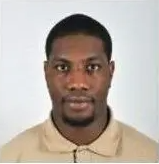
#> input picture one-verify-tool/assets/photos/sample_photo.png, 159 x 164 px
$ python -i image_effects.py   (imports and definitions only)
#> lines starting #> are read from the running program, lines starting #| are printed output that depends on the picture
"""Image Effects for Realistic Screenshot Simulation

Adds subtle visual noise and randomization to make generated screenshots
look more authentic and less artificially perfect.
"""

import random
from io import BytesIO
from typing import Tuple, Optional

try:
    from PIL import Image, ImageFilter, ImageEnhance, ImageDraw
    PIL_AVAILABLE = True
except ImportError:
    PIL_AVAILABLE = False


def add_screenshot_noise(image_bytes: bytes, intensity: float = 0.01) -> bytes:
    """
    Add subtle noise to simulate real screenshot artifacts

    Args:
        image_bytes: Original PNG image bytes
        intensity: Noise intensity (0.005 - 0.02 recommended, default 0.01)

    Returns:
        Modified image bytes with noise
    """
    if not PIL_AVAILABLE:
        return image_bytes

    try:
        # Load image
        img = Image.open(BytesIO(image_bytes))

        # Convert to RGB if necessary
        if img.mode != 'RGB':
            img = img.convert('RGB')

        # Add subtle Gaussian noise
        pixels = img.load()
        width, height = img.size

        # Only add noise to a random subset of pixels (more efficient and realistic)
        noise_ratio = intensity * 100  # Convert to percentage

        for _ in range(int(width * height * noise_ratio)):
            x = random.randint(0, width - 1)
            y = random.randint(0, height - 1)

            r, g, b = pixels[x, y]

            # Add small random variation
            noise_r = random.randint(-10, 10)
            noise_g = random.randint(-10, 10)
            noise_b = random.randint(-10, 10)

            pixels[x, y] = (
                max(0, min(255, r + noise_r)),
                max(0, min(255, g + noise_g)),
                max(0, min(255, b + noise_b))
            )

        # Save with slight JPEG compression artifacts
        output = BytesIO()
        quality = random.randint(88, 95)  # Slight compression
        img.save(output, 'PNG', quality=quality, optimize=False)

        return output.getvalue()

    except Exception as e:
        # If anything fails, return original image
        print(f"Warning: Failed to add noise: {e}")
        return image_bytes


# [26 lines left out: function add_subtle_blur, not called in this run]


def adjust_brightness(image_bytes: bytes, factor: Optional[float] = None) -> bytes:
    """
    Slightly adjust brightness to simulate different monitor settings

    Args:
        image_bytes: Original PNG image bytes
        factor: Brightness factor (0.95 - 1.05 recommended). If None, random

    Returns:
        Brightness-adjusted image bytes
    """
    if not PIL_AVAILABLE:
        return image_bytes

    try:
        if factor is None:
            factor = random.uniform(0.97, 1.03)

        img = Image.open(BytesIO(image_bytes))
        enhancer = ImageEnhance.Brightness(img)
        adjusted = enhancer.enhance(factor)

        output = BytesIO()
        adjusted.save(output, 'PNG')
        return output.getvalue()

    except Exception:
        return image_bytes


# [26 lines left out: functions randomize_viewport, get_random_zoom, not called in this run]


def apply_all_effects(
    image_bytes: bytes,
    noise_intensity: float = 0.01,
    blur_radius: float = 0.3,
    brightness_variation: bool = True
) -> bytes:
    """
    Apply all screenshot realism effects in sequence

    Args:
        image_bytes: Original PNG image bytes
        noise_intensity: Noise intensity (0.005 - 0.02)
        blur_radius: Blur radius (0.2 - 0.5)
        brightness_variation: Whether to randomize brightness

    Returns:
        Processed image bytes with all effects
    """
    result = image_bytes

    # Randomly decide which effects to apply (not all at once)
    apply_noise = random.choice([True, True, False])  # 66% chance
    apply_blur = random.choice([True, False, False])   # 33% chance
    apply_brightness = brightness_variation and random.choice([True, False])  # 50% if enabled

    if apply_noise:
        result = add_screenshot_noise(result, intensity=noise_intensity)

    if apply_blur:
        result = add_subtle_blur(result, radius=blur_radius)

    if apply_brightness:
        result = adjust_brightness(result)

    return result


# [167 lines left out: functions add_scan_artifacts, add_jpeg_compression, add_paper_texture, add_perspective_distortion, apply_advanced_realism, get_random_screenshot_effects, not called in this run]


# Export main functions
__all__ = [
    'add_screenshot_noise',
    'add_subtle_blur',
    'adjust_brightness',
    'randomize_viewport',
    'get_random_zoom',
    'apply_all_effects',
    'get_random_screenshot_effects',
]

>>> import cv2
>>> picture = cv2.imread('../one-verify-tool/assets/photos/sample_photo.png', cv2.IMREAD_GRAYSCALE)
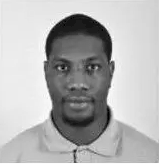
#> picture: shape (164, 159); min 0, max 255, mean 178.9
>>> result = apply_all_effects(picture)
